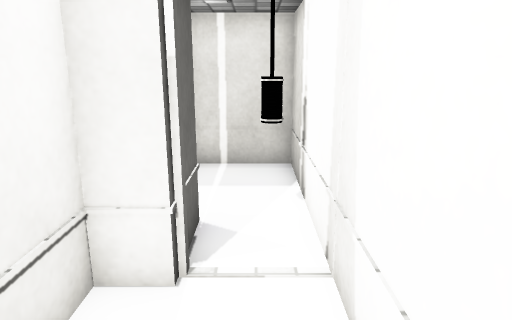
View 1 (above)

17 first-person views from a walk through a 3-D level made in the Unity game engine. The camera is 1.3 m above the floor, tilts 14° down and sees 70° across. Doors are open. The floor is counted in squares, 0.5 m on a side. Each view is taken from the middle of a square. On the plan, view 1 faces up. The plan holds only what a view shows up to about 20 squares ahead; the rest is blank. The place goes on beyond the plan. The player character is not drawn. Some surface patterns are stand-ins.

View 2
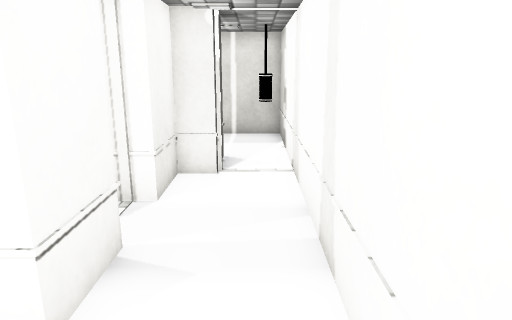

View 3
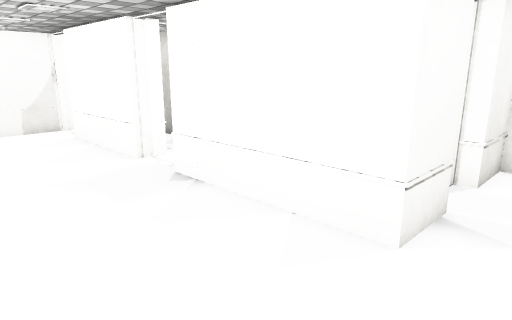

View 4
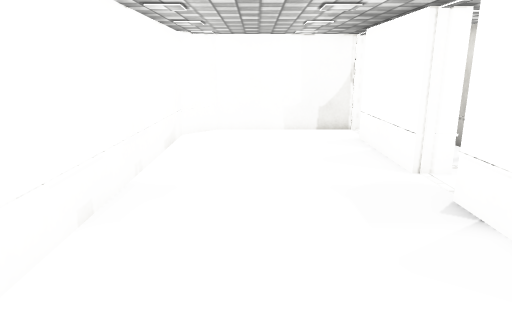

View 5
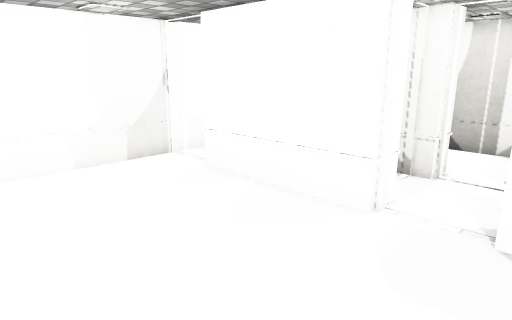

View 6
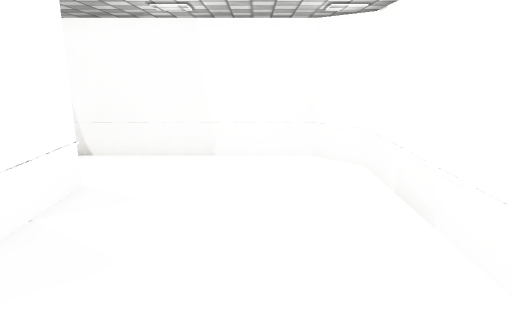

View 7
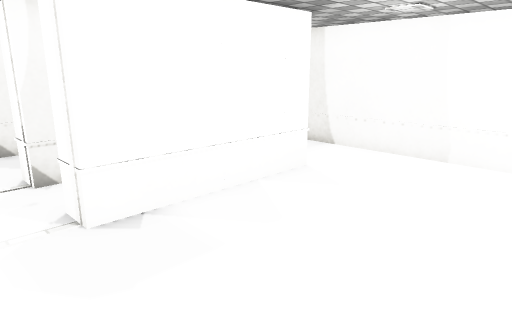

View 8
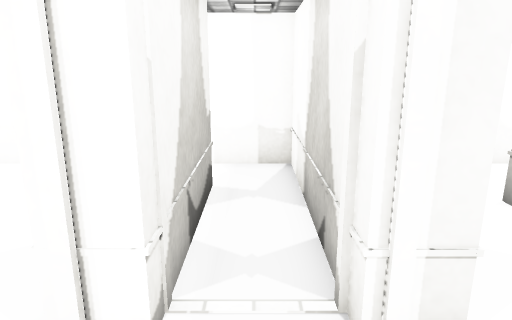

View 9
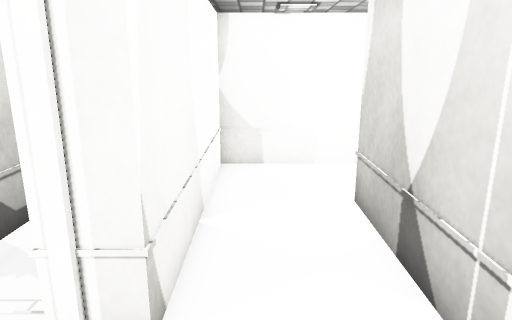

View 10
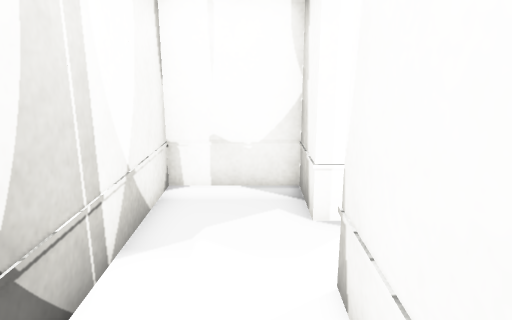

View 11
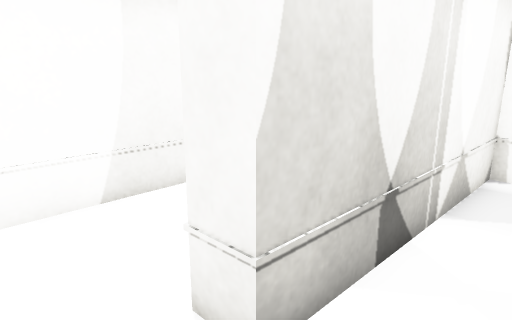

View 12
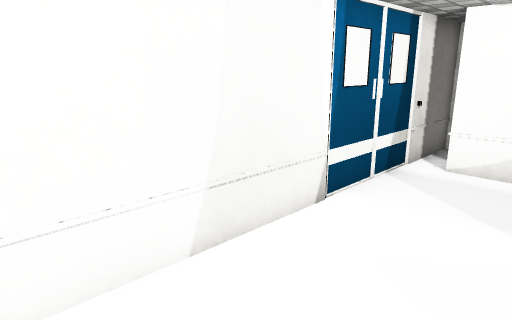

View 13
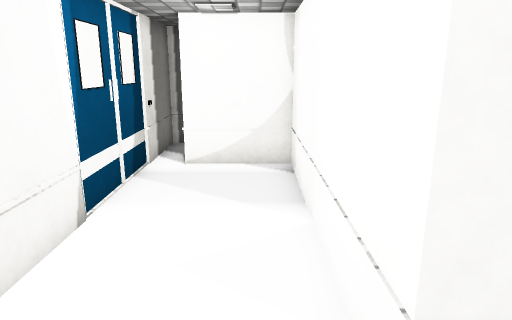

View 14
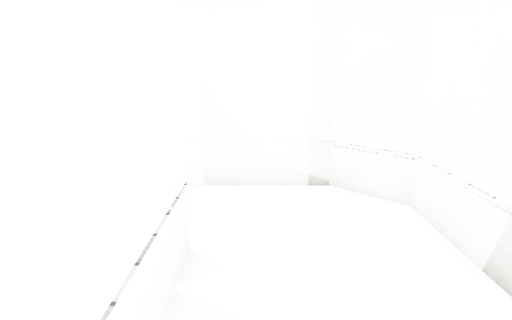

View 15
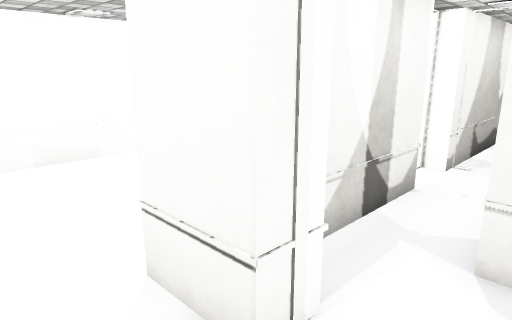

View 16
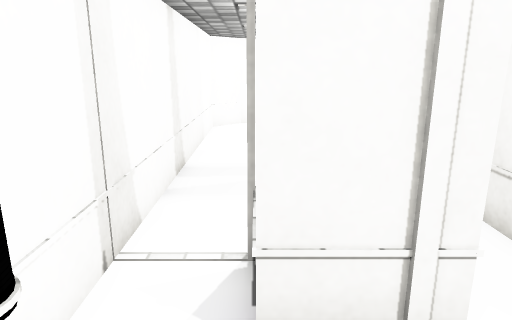

View 17
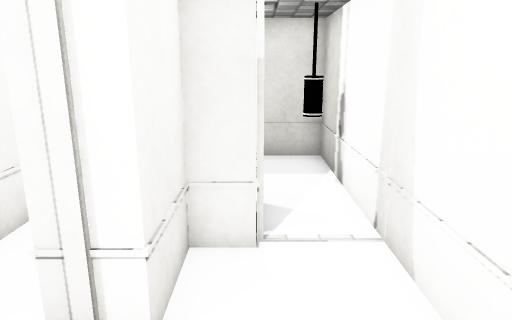

### Floor plan
Ten units are one square. View 1 is at (0, 0); x grows to the right and y downward. Boxes are objects, and circles mark ways between rooms. Rooms are numbered by the first view taken in them; rooms with no view inside come last. Other rooms are left out.
<svg viewBox="-175 -105 190 200">
<path fill="none" stroke="#000" d="M-100 20 -150 20M-31 0 -20 0 -20 20 -80 20M-170 20 -170 77 -157 90 -3 90 10 78 10 -41M-10 -40 -20 -40 -20 -20 -31 -20M-50 -14 -50 -9M-50 -50 -50 -30M-74 -10 -80 -10M-80 20 -80 10 -45 10M-100 10 -100 20M-80 -10 -80 -20 -60 -20 -60 -50 -140 -50M-170 -45 -170 -20 -100 -20 -100 -10M-140 -50 -140 -60 -60 -60 -60 -91M-30 -100 -157 -100 -170 -87 -170 -45M10 -41 10 -100 -17 -100M-31 -60 -10 -60 -10 -40M-151 10 -100 10M-100 -10 -170 -10 -170 20"/>
<rect x="-5" y="-85" width="10" height="20" fill="#bbb"><title>other object</title></rect>
<circle cx="-30" cy="-10" r="3" fill="#2a7"/>
<circle cx="-90" cy="20" r="3" fill="#2a7"/>
<circle cx="0" cy="-40" r="3" fill="#2a7"/>
<circle cx="-160" cy="20" r="3" fill="#2a7"/>
<circle cx="-100" cy="-5" r="3" fill="#2a7"/>
<circle cx="-25" cy="-70" r="3" fill="#2a7"/>
<circle cx="-155" cy="-55" r="3" fill="#2a7"/>
<text x="-70" y="50">1</text>
<text x="-40" y="-20">2</text>
<text x="-110" y="-30">3</text>
<text x="-120" y="-80">4</text>
<text x="0" y="-70">5</text>
<text x="-140" y="0">6</text>
</svg>
Room 1 opens to room 2. Room 1 opens to room 5. Room 1 opens to room 6. Room 2 opens to room 3. Room 2 opens to room 5. Room 3 opens to room 4.

Where each view was taken, in squares from view 1:
view 1: 0 up, 0 right, facing up
view 2: 5 down, 0 right, facing up
view 3: 7 down, 0 right, facing up-left
view 4: 6 down, 1 left, facing left
view 5: 8 down, 7 left, facing up-left
view 6: 6 down, 10 left, facing right
view 7: 8 down, 10 left, facing up-right
view 8: 0 up, 7 left, facing left
view 9: 3 up, 7 left, facing left
view 10: 3 up, 14 left, facing right
view 11: 3 up, 16 left, facing up-right
view 12: 6 up, 16 left, facing up-right
view 13: 7 up, 16 left, facing right
view 14: 7 up, 9 left, facing left
view 15: 2 up, 0 right, facing down-left
view 16: 9 up, 1 left, facing down
view 17: 1 down, 1 left, facing up
